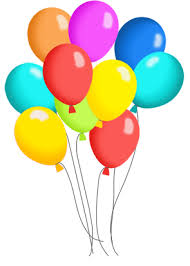
#> input picture For Photos/colors1.jpg, 190 x 266 px
$ python 'colour_detection(image).py'
#> lines starting #> are read from the running program, lines starting #| are printed output that depends on the picture; after the words box and inside, x2 and y2 are one past the last pixel; in counts of white or black regions, pixels touching at a corner belong together
# -*- coding: utf-8 -*-
import cv2
import numpy
def nothing(x):
    pass

cv2.namedWindow('trackbar')

cv2.createTrackbar('LH','trackbar',0,255,nothing)
#> slider 'LH' is set to 51
cv2.createTrackbar('LS','trackbar',0,255,nothing)
#> slider 'LS' is set to 51
cv2.createTrackbar('LV','trackbar',0,255,nothing)
#> slider 'LV' is set to 51
cv2.createTrackbar('UH','trackbar',255,255,nothing)
cv2.createTrackbar('US','trackbar',255,255,nothing)
cv2.createTrackbar('UV','trackbar',255,255,nothing)


while(True):
    img=cv2.imread('colors1.jpg')
#> img is the input picture: shape (266, 190, 3); mean B, G, R 201.1, 216.8, 223.8
    hsv=cv2.cvtColor(img,cv2.COLOR_BGR2HSV)
#> hsv: shape (266, 190, 3); mean H, S, V 29, 81, 247.5
    l_h=cv2.getTrackbarPos('LH','trackbar')
    l_s=cv2.getTrackbarPos('LS','trackbar')
    l_v=cv2.getTrackbarPos('LV','trackbar')
    h_h=cv2.getTrackbarPos('UH','trackbar')
    h_s=cv2.getTrackbarPos('US','trackbar')
    h_v=cv2.getTrackbarPos('UV','trackbar')
    l_b=numpy.array([l_h,l_s,l_v])
    u_b=numpy.array([h_h,h_s,h_v])
    mask=cv2.inRange(hsv,l_b,u_b)
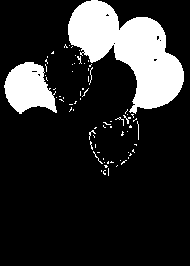
#> mask: shape (266, 190); 17.2% white; 73 white regions (69 under 20 px), largest, box (x1, y1, x2, y2) and area: (68, 0, 184, 114) 6470, (4, 62, 57, 114) 1838, (123, 115, 131, 124) 23, (89, 130, 96, 140) 20
    res=cv2.bitwise_and(img,img,mask=mask)
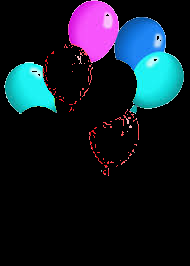
#> res: shape (266, 190, 3); mean B, G, R 37.9, 27, 17.3

    cv2.imshow('myimage',img)
    cv2.imshow('mask',mask)
    cv2.imshow('res',res)
    if cv2.waitKey(1)==27:
#> (key Esc is pressed here)
        break

cv2.destroyAllWindows()
